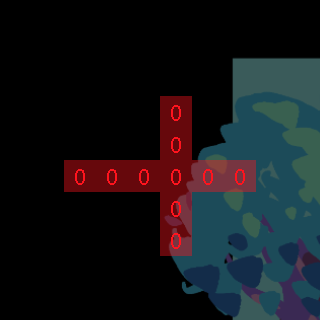

This game map was drawn from its Tiled (.tmx) file and the tilesets committed beside it. A one-line description and the full map source follow:
An orthogonal 10x10 tile map with 32x32 px tiles, 3 tile layers (Map, Collisions, Navigation), 2 tilesets.

<map version="1.10" tiledversion="1.10.2" orientation="orthogonal" renderorder="right-down" width="10" height="10" tilewidth="32" tileheight="32" infinite="0" nextlayerid="8" nextobjectid="8">
 <tileset firstgid="1" name="Testing" tilewidth="32" tileheight="32" tilecount="13250" columns="125">
  <image source="../../Textures/Mapas/Testing/background.png" width="4015" height="3423" />
 </tileset>
 <tileset firstgid="13251" name="Colisiones" tilewidth="32" tileheight="32" tilecount="16" columns="4">
  <image source="../../Textures/Mapas/Metadatos/Collisions_32x32.png" width="128" height="128" />
 </tileset>
 <layer id="1" name="Map" width="10" height="10">
  <properties>
   <property name="Draw" type="bool" value="false" />
  </properties>
  <data>
   <tile gid="1" />
   <tile gid="2" />
   <tile gid="3" />
   <tile gid="4" />
   <tile gid="5" />
   <tile gid="6" />
   <tile gid="7" />
   <tile gid="8" />
   <tile gid="9" />
   <tile gid="10" />
   <tile gid="126" />
   <tile gid="127" />
   <tile gid="128" />
   <tile gid="129" />
   <tile gid="130" />
   <tile gid="131" />
   <tile gid="132" />
   <tile gid="133" />
   <tile gid="134" />
   <tile gid="135" />
   <tile gid="251" />
   <tile gid="252" />
   <tile gid="253" />
   <tile gid="254" />
   <tile gid="255" />
   <tile gid="256" />
   <tile gid="257" />
   <tile gid="258" />
   <tile gid="259" />
   <tile gid="260" />
   <tile gid="376" />
   <tile gid="377" />
   <tile gid="378" />
   <tile gid="379" />
   <tile gid="380" />
   <tile gid="381" />
   <tile gid="382" />
   <tile gid="383" />
   <tile gid="384" />
   <tile gid="385" />
   <tile gid="501" />
   <tile gid="502" />
   <tile gid="503" />
   <tile gid="504" />
   <tile gid="505" />
   <tile gid="506" />
   <tile gid="507" />
   <tile gid="508" />
   <tile gid="509" />
   <tile gid="510" />
   <tile gid="626" />
   <tile gid="627" />
   <tile gid="628" />
   <tile gid="629" />
   <tile gid="630" />
   <tile gid="631" />
   <tile gid="632" />
   <tile gid="633" />
   <tile gid="634" />
   <tile gid="635" />
   <tile gid="751" />
   <tile gid="752" />
   <tile gid="753" />
   <tile gid="754" />
   <tile gid="755" />
   <tile gid="756" />
   <tile gid="757" />
   <tile gid="758" />
   <tile gid="759" />
   <tile gid="760" />
   <tile gid="876" />
   <tile gid="877" />
   <tile gid="878" />
   <tile gid="879" />
   <tile gid="880" />
   <tile gid="881" />
   <tile gid="882" />
   <tile gid="883" />
   <tile gid="884" />
   <tile gid="885" />
   <tile gid="1001" />
   <tile gid="1002" />
   <tile gid="1003" />
   <tile gid="1004" />
   <tile gid="1005" />
   <tile gid="1006" />
   <tile gid="1007" />
   <tile gid="1008" />
   <tile gid="1009" />
   <tile gid="1010" />
   <tile gid="1126" />
   <tile gid="1127" />
   <tile gid="1128" />
   <tile gid="1129" />
   <tile gid="1130" />
   <tile gid="1131" />
   <tile gid="1132" />
   <tile gid="1133" />
   <tile gid="1134" />
   <tile gid="1135" />
  </data>
 </layer>
 <layer id="5" name="Collisions" width="10" height="10">
  <properties>
   <property name="Draw" type="bool" value="false" />
  </properties>
  <data>
   <tile />
   <tile />
   <tile />
   <tile />
   <tile />
   <tile />
   <tile />
   <tile />
   <tile />
   <tile />
   <tile />
   <tile />
   <tile />
   <tile />
   <tile />
   <tile />
   <tile />
   <tile />
   <tile />
   <tile />
   <tile />
   <tile />
   <tile />
   <tile />
   <tile />
   <tile />
   <tile />
   <tile />
   <tile />
   <tile />
   <tile />
   <tile />
   <tile />
   <tile />
   <tile />
   <tile gid="13251" />
   <tile />
   <tile />
   <tile />
   <tile />
   <tile />
   <tile />
   <tile />
   <tile />
   <tile />
   <tile gid="13251" />
   <tile />
   <tile />
   <tile />
   <tile />
   <tile />
   <tile />
   <tile gid="13251" />
   <tile gid="13251" />
   <tile gid="13251" />
   <tile gid="13251" />
   <tile gid="13251" />
   <tile gid="13251" />
   <tile />
   <tile />
   <tile />
   <tile />
   <tile />
   <tile />
   <tile />
   <tile gid="13251" />
   <tile />
   <tile />
   <tile />
   <tile />
   <tile />
   <tile />
   <tile />
   <tile />
   <tile />
   <tile gid="13251" />
   <tile />
   <tile />
   <tile />
   <tile />
   <tile />
   <tile />
   <tile />
   <tile />
   <tile />
   <tile />
   <tile />
   <tile />
   <tile />
   <tile />
   <tile />
   <tile />
   <tile />
   <tile />
   <tile />
   <tile />
   <tile />
   <tile />
   <tile />
   <tile />
  </data>
 </layer>
 <layer id="7" name="Navigation" width="10" height="10">
  <properties>
   <property name="Draw" type="bool" value="false" />
   <property name="Navigation" type="bool" value="true" />
  </properties>
  <data>
   <tile />
   <tile />
   <tile />
   <tile />
   <tile />
   <tile />
   <tile />
   <tile />
   <tile />
   <tile />
   <tile />
   <tile />
   <tile />
   <tile />
   <tile />
   <tile />
   <tile />
   <tile />
   <tile />
   <tile />
   <tile />
   <tile />
   <tile />
   <tile />
   <tile />
   <tile />
   <tile />
   <tile />
   <tile />
   <tile />
   <tile />
   <tile />
   <tile />
   <tile />
   <tile />
   <tile />
   <tile />
   <tile />
   <tile />
   <tile />
   <tile />
   <tile />
   <tile />
   <tile />
   <tile />
   <tile />
   <tile />
   <tile />
   <tile />
   <tile />
   <tile />
   <tile />
   <tile />
   <tile />
   <tile />
   <tile />
   <tile />
   <tile />
   <tile />
   <tile />
   <tile />
   <tile />
   <tile />
   <tile />
   <tile />
   <tile />
   <tile />
   <tile />
   <tile />
   <tile />
   <tile />
   <tile />
   <tile />
   <tile />
   <tile />
   <tile />
   <tile />
   <tile />
   <tile />
   <tile />
   <tile />
   <tile />
   <tile />
   <tile />
   <tile />
   <tile />
   <tile />
   <tile />
   <tile />
   <tile />
   <tile />
   <tile />
   <tile />
   <tile />
   <tile />
   <tile />
   <tile />
   <tile />
   <tile />
   <tile />
  </data>
 </layer>
</map>
